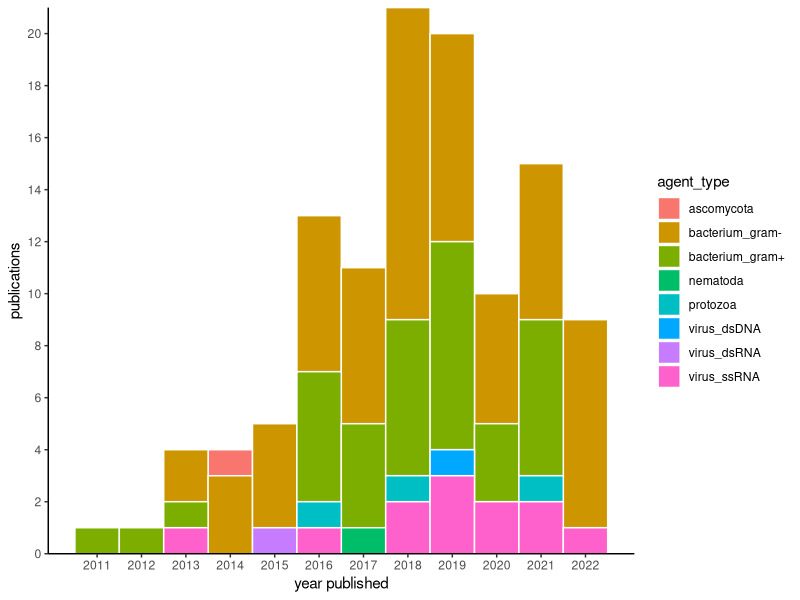
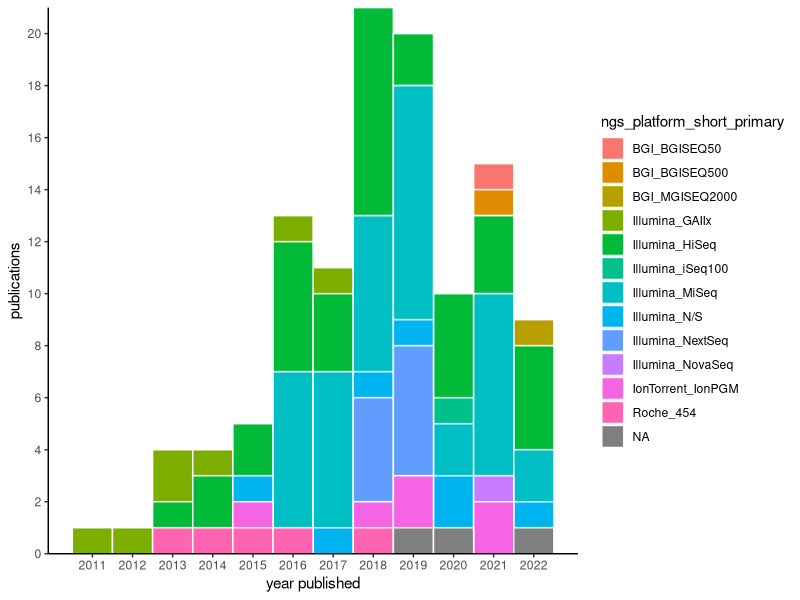
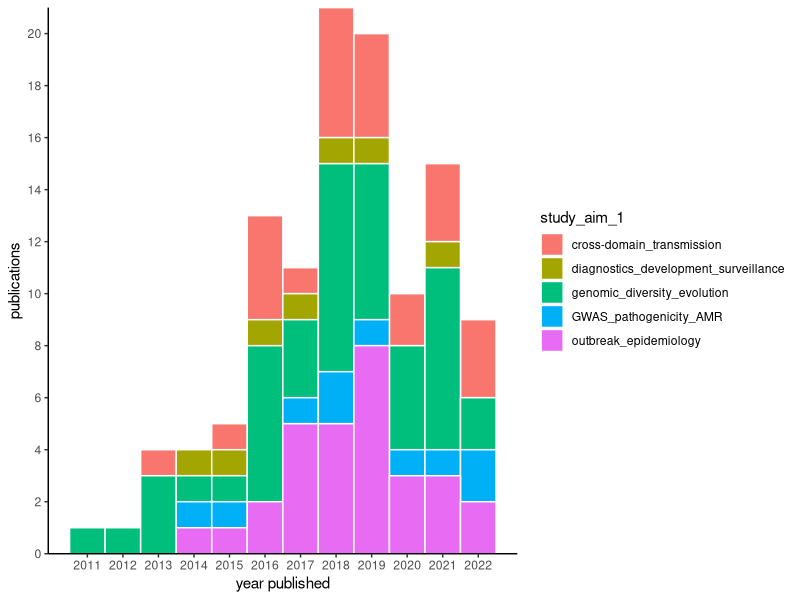
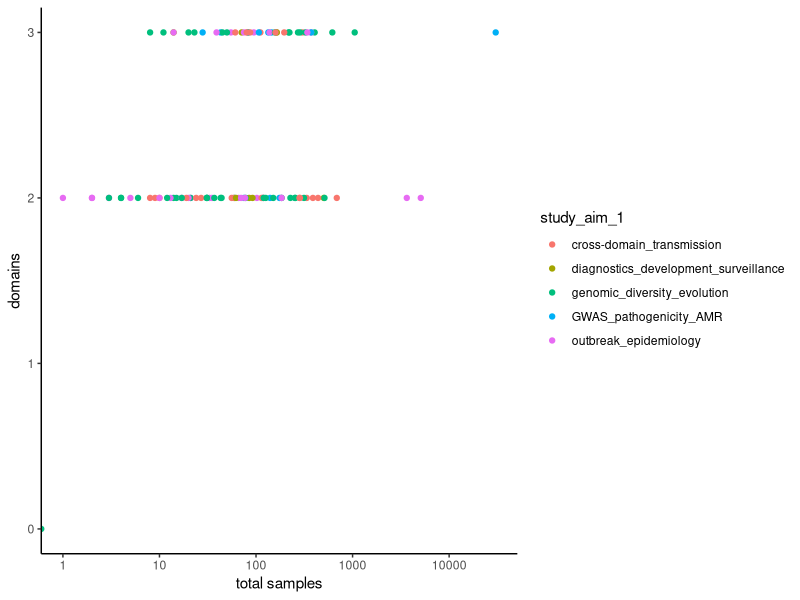
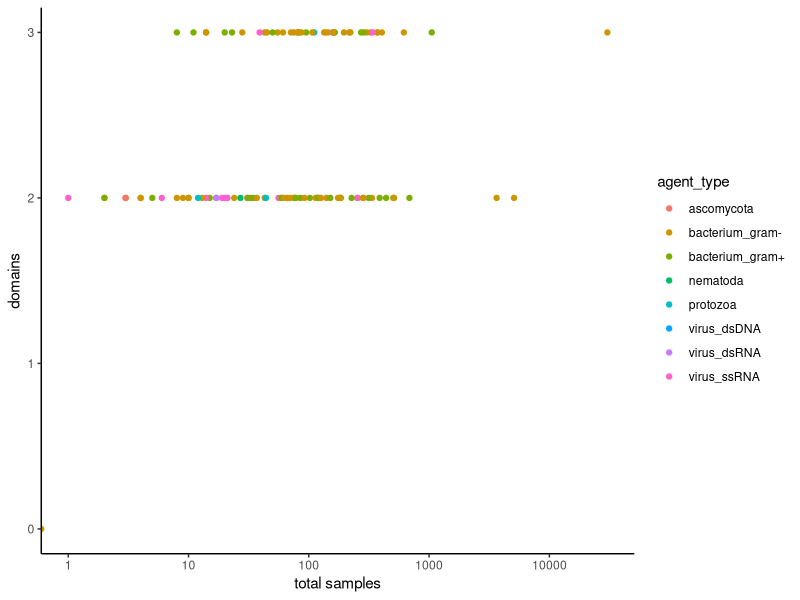

Write the R code that produced these figures, in order.
# code to explore and visualize dataset

# libraries
library(ggplot2)

# importing and correctly formatting data
db4 <- read.csv("data/NGSscoping_dbv4.csv", header = TRUE)
names(db4)<-tolower(names(db4))
db4$biotic.env_sample_size
colnames(db4)[22] <- 'biotic_env_sample_size'

#'env_domain' looks like a sample size.... 

str(db4) # lots of columns coming up as characters
col.chr.ids = c('hum_sample_size','livestock_sample_size', 'pet_sample_size','poultry_sample_size',
                'wildlife_sample_size','arachnida_sample_size', 'insecta_sample_size', 'env_domain',
                'biotic_env_sample_size','abiotic_sample_size')
db4[col.chr.ids] <- sapply(db4[col.chr.ids],as.numeric)
str(db4)

sample_cols = grep('sample_size',names(db4)) # identifying sample size columns
db4$total_samples = rowSums(db4[,sample_cols], na.rm=TRUE)
db4$env_bin = ifelse(db4$env_domain>0,1,0)
db4$ani_bin = ifelse(db4$ani_sample_size>0,1,0)
db4$human_bin = ifelse(db4$hum_sample_size>0,1,0)
db4$total_domains = rowSums(db4[,c('env_bin','ani_bin','human_bin')], na.rm=T)
# some are 0?!? and some are 1?

# by publication year
sort(unique(db4$publication_year))
library(ggplot2)
ggplot(db4, aes(x=publication_year, fill=agent_type)) +
  geom_histogram(col = 'white', position="stack", bins = 12)+
  theme(legend.position="top")+
  theme_classic()+
  labs(x="year published", y = "publications")+
  scale_y_continuous(expand = c(0, 0), breaks=seq(0,23,2))+
  scale_x_continuous(breaks=seq(2011,2022,1))

ggplot(db4, aes(x=publication_year, fill=ngs_platform_short_primary)) +
  geom_histogram(col = 'white', position="stack", bins = 12)+
  theme(legend.position="top")+
  theme_classic()+
  labs(x="year published", y = "publications")+
  scale_y_continuous(expand = c(0, 0), breaks=seq(0,23,2))+
  scale_x_continuous(breaks=seq(2011,2022,1))

ggplot(db4, aes(x=publication_year, fill=study_aim_1)) +
  geom_histogram(col = 'white', position="stack", bins = 12)+
  theme(legend.position="top")+
  theme_classic()+
  labs(x="year published", y = "publications")+
  scale_y_continuous(expand = c(0, 0), breaks=seq(0,23,2))+
  scale_x_continuous(breaks=seq(2011,2022,1))

# by sample size year
names(db4)
ggplot(db4, aes(x=total_samples, y = total_domains, col=study_aim_1)) +
  geom_point()+
  theme(legend.position="top")+
  theme_classic()+
  labs(x="total samples", y = "domains")+
  scale_x_continuous(trans='log10')

ggplot(db4, aes(x=total_samples, y = total_domains, col=agent_type)) +
  geom_point()+
  theme(legend.position="top")+
  theme_classic()+
  labs(x="total samples", y = "domains")+
  scale_x_continuous(trans='log10')

# https://cran.r-project.org/web/packages/ggalluvial/vignettes/ggalluvial.html
head(db4)
